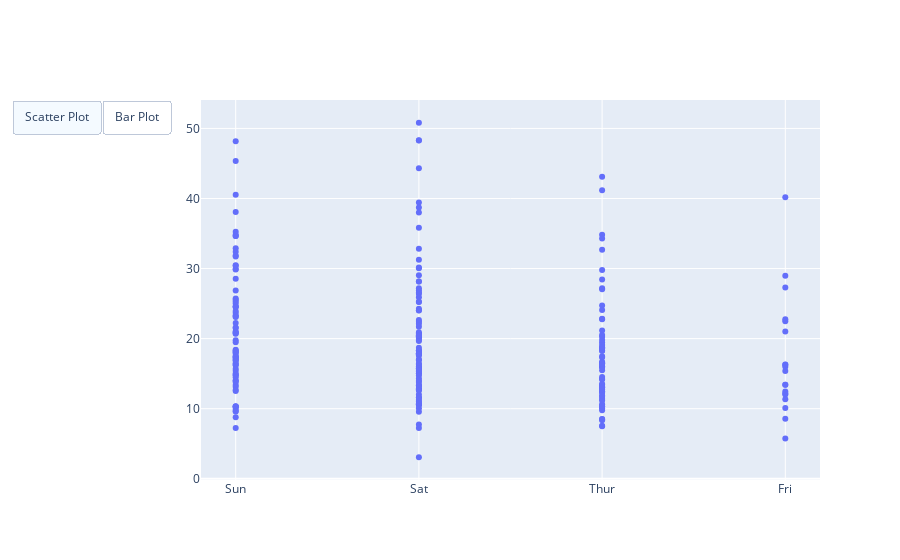

The notebook cell saved with this chart:
### Code cell
plot = px.Figure(data = [
    px.Scatter(x = tips_df['day'], y=tips_df['total_bill'],
              mode='markers')
])

plot.update_layout(
    updatemenus = [
        dict(
            type="buttons",
            direction = "left",
            buttons = list([
                dict(
                    args = ['type', 'scatter'],
                    label = 'Scatter Plot',
                    method = 'restyle'
                ),
                dict(
                    args = ['type', 'bar'],
                    label = 'Bar Plot',
                    method = 'restyle'
                )
            ])
        )
    ]
)

plot.show()

### Figure 1 — Plotly figure (JSON) as saved in the notebook; plotly's stock layout.template omitted (floating-point values rounded to 4 significant figures; data arrays with more than 128 entries replaced by an {"elided": "..."} marker saying what was removed)
{"data": [{"mode": "markers", "type": "scatter", "x": {"elided": "244 str values"}, "y": {"elided": "244 float values"}}], "layout": {"updatemenus": [{"buttons": [{"args": ["type", "scatter"], "label": "Scatter Plot", "method": "restyle"}, {"args": ["type", "bar"], "label": "Bar Plot", "method": "restyle"}], "direction": "left", "type": "buttons"}]}}
